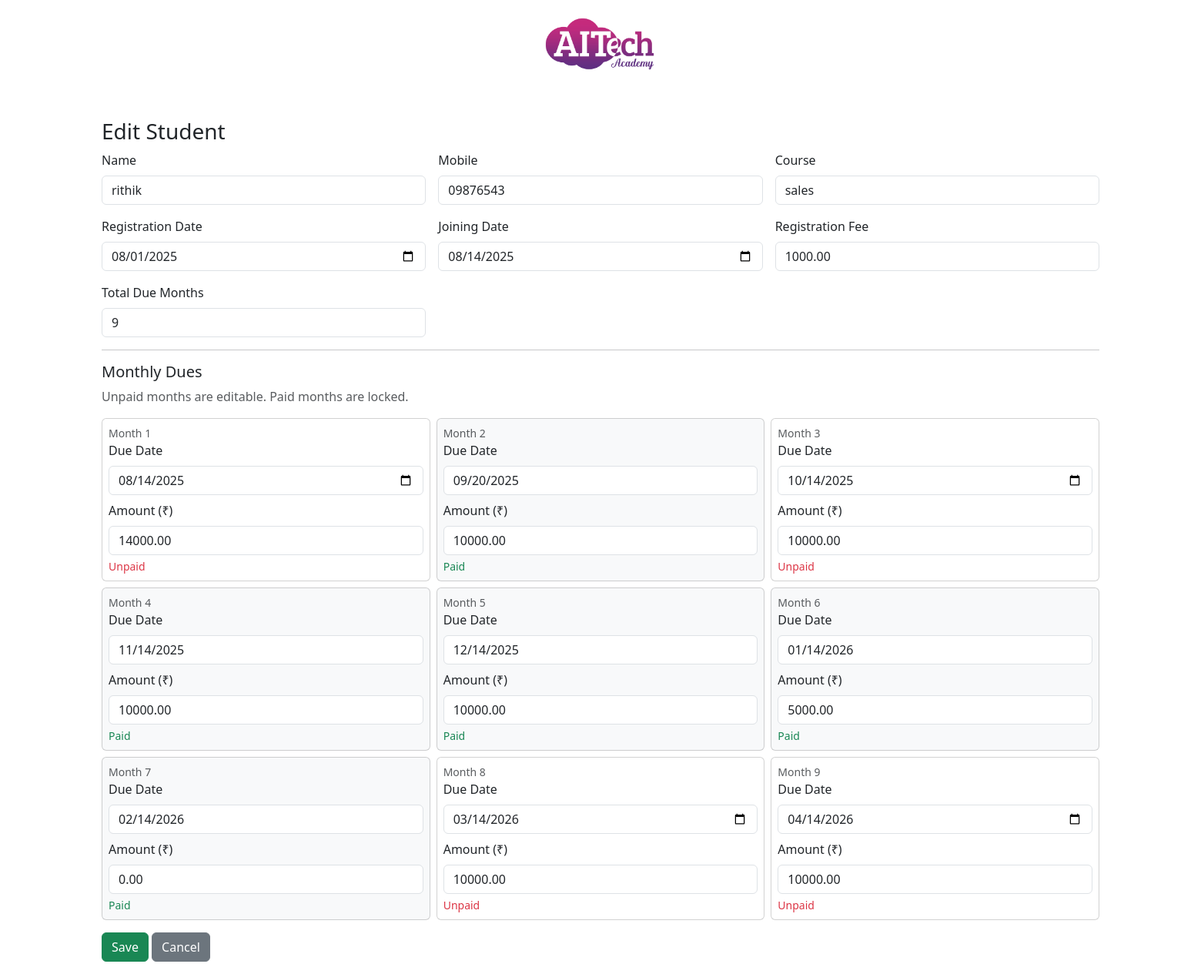
The page /edit/5/ on the database its author committed.
### fees/models.py (models this page shows, shortened)
class Student(models.Model):
    name = models.CharField(max_length=200)
    mobile = models.CharField(max_length=20)
    course = models.CharField(max_length=200)
    registration_date = models.DateField()
    joining_date = models.DateField()
    registration_fee = models.DecimalField(max_digits=10, decimal_places=2, default=0)
    registration_fee_paid = models.BooleanField(default=False)
    total_due_months = models.IntegerField(default=0)

class StudentDue(models.Model):
    student = models.ForeignKey(Student, on_delete=models.CASCADE, related_name='dues')
    due_date = models.DateField()
    amount = models.DecimalField(max_digits=10, decimal_places=2, default=0)
    paid = models.BooleanField(default=False)

### fees/views.py (the view)
# urls.py: path('edit/<int:pk>/', views.student_edit, name='student_edit'),
def student_edit(request, pk):
    s = get_object_or_404(Student, pk=pk)
    if request.method == 'POST':
        s.name = request.POST.get('name', s.name)
        s.mobile = request.POST.get('mobile', s.mobile)
        s.course = request.POST.get('course', s.course)
        reg_date_str = request.POST.get('registration_date')
        if reg_date_str:
            s.registration_date = datetime.strptime(reg_date_str, '%Y-%m-%d').date()
        join_date_str = request.POST.get('joining_date')
        if join_date_str:
            s.joining_date = datetime.strptime(join_date_str, '%Y-%m-%d').date()
        s.registration_fee = request.POST.get('registration_fee', s.registration_fee)
        try:
            s.total_due_months = int(request.POST.get('total_due_months', s.total_due_months))
        except:
            pass
        s.save()
        update_dues_safely(s, request.POST)
        return redirect('fees:student_list')
    else:
        dues = list(s.dues.all().order_by('due_date'))
        return render(request, 'fees/student_edit.html', {
            'student': s,
            'dues': dues,
            'total_due_months': s.total_due_months
        })

### templates/fees/student_edit.html (shortened to what this page needs)
{% extends "base.html" %}
{% block content %}
<h3>Edit Student</h3>
<form method="post" id="studentForm">
  <div class="row g-3">
    <div class="col-md-4">
      <label class="form-label">Name</label>
      <input type="text" name="name" value="{{ student.name }}" class="form-control">
    </div>
    <div class="col-md-4">
      <label class="form-label">Mobile</label>
      <input type="text" name="mobile" value="{{ student.mobile }}" class="form-control">
    </div>
    <div class="col-md-4">
      <label class="form-label">Course</label>
      <input type="text" name="course" value="{{ student.course }}" class="form-control">
    </div>
    <div class="col-md-4">
      <label class="form-label">Registration Date</label>
      <input type="date" name="registration_date" value="{{ student.registration_date|date:'Y-m-d' }}" class="form-control">
    </div>
    <div class="col-md-4">
      <label class="form-label">Joining Date</label>
      <input type="date" name="joining_date" value="{{ student.joining_date|date:'Y-m-d' }}" class="form-control">
    </div>
    <div class="col-md-4">
      <label class="form-label">Registration Fee</label>
      <input type="number" step="0.01" name="registration_fee" value="{{ student.registration_fee }}" class="form-control">
    </div>
    <div class="col-md-4">
      <label class="form-label">Total Due Months</label>
      <input type="number" name="total_due_months" id="id_total_due_months" value="{{ total_due_months }}" class="form-control">
    </div>
  </div>
  <hr>
  <h5>Monthly Dues</h5>
  <p class="text-muted">Unpaid months are editable. Paid months are locked.</p>
  <div id="duesContainer" class="row g-2">
    {% for d in dues %}
    <div class="col-md-4">
      <div class="card p-2 {% if d.paid %}bg-light{% endif %}">
        <div class="small text-muted">Month {{ forloop.counter }}</div>
        <label class="form-label">Due Date</label>
        <input type="date" name="due_date_{{ forloop.counter0 }}" value="{{ d.due_date|date:'Y-m-d' }}" class="form-control" {% if d.paid %}readonly{% endif %}>
        <label class="form-label mt-2">Amount (₹)</label>
        <input type="number" step="0.01" name="due_amount_{{ forloop.counter0 }}" value="{{ d.amount }}" class="form-control" {% if d.paid %}readonly{% endif %}>
        {% if d.paid %}<div class="small mt-1 text-success">Paid</div>{% else %}<div class="small mt-1 text-danger">Unpaid</div>{% endif %}
      </div>
    </div>
    {% endfor %}
  </div>
  <div class="mt-3">
    <button type="submit" class="btn btn-success">Save</button>
    <a href="/" class="btn btn-secondary">Cancel</a>
  </div>
</form>
{% endblock %}

### templates/base.html (style rules this page uses)
body { width: 100%; overflow-x: hidden; }

### rows shown on the page
Student: name "rithik", mobile "09876543", course "sales", registration_date "08/01/2025", joining_date "08/14/2025", registration_fee "1000.00"
StudentDue: due_date "08/14/2025", amount "14000.00", paid "Unpaid"
StudentDue: due_date "09/20/2025", amount "10000.00", paid "Paid"
StudentDue: due_date "10/14/2025", amount "10000.00", paid "Unpaid"
StudentDue: due_date "11/14/2025", amount "10000.00", paid "Paid"
StudentDue: due_date "12/14/2025", amount "10000.00", paid "Paid"
StudentDue: due_date "01/14/2026", amount "5000.00", paid "Paid"
StudentDue: due_date "02/14/2026", amount "0.00", paid "Paid"
StudentDue: due_date "03/14/2026", amount "10000.00", paid "Unpaid"
StudentDue: due_date "04/14/2026", amount "10000.00", paid "Unpaid"
